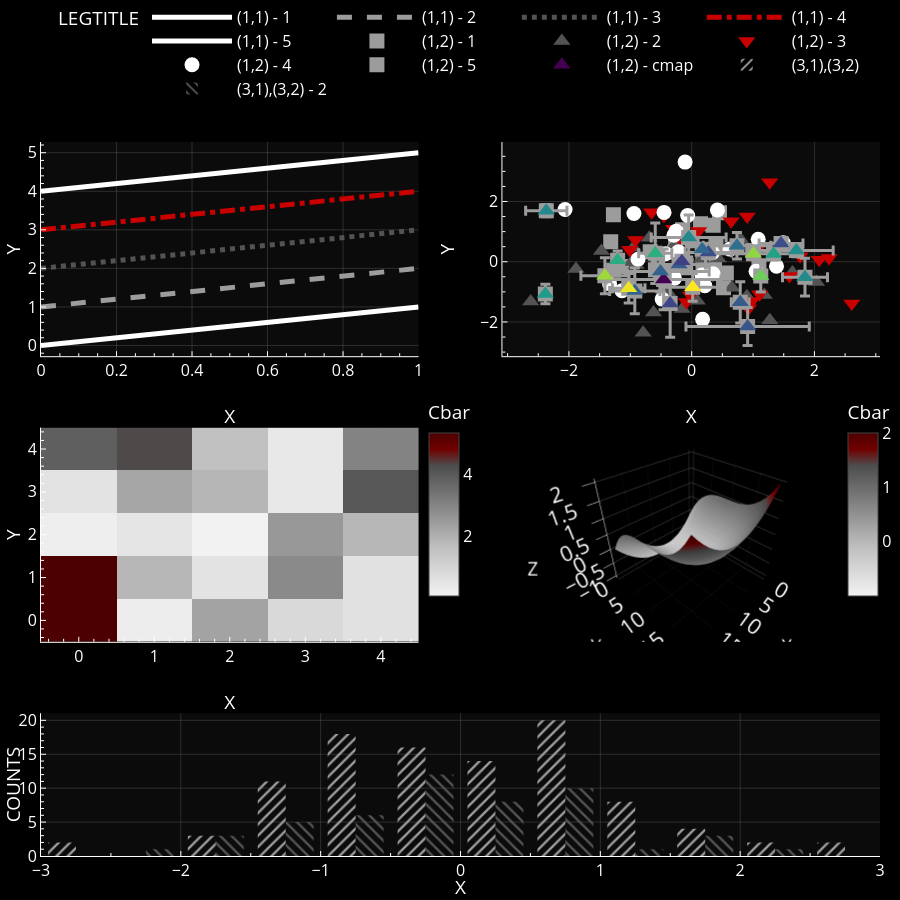

The cell this chart's notebook holds for it:
### Markdown cell above
### `tre("dark","cycle")`

### Code cell
importlib.reload(alstps)
colorway, ls, markers, cmap, hatches = alstps.tre("dark","cycle")
print(pio.templates)
style_testplot()
